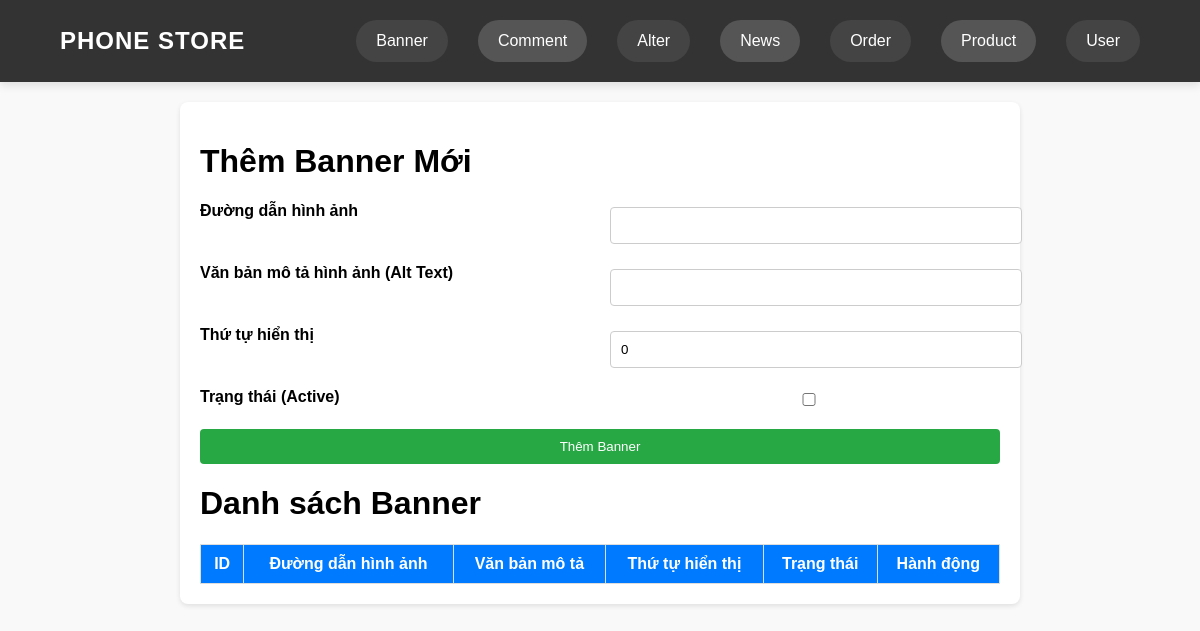
The page /banners_admin.php on the database as committed earlier.
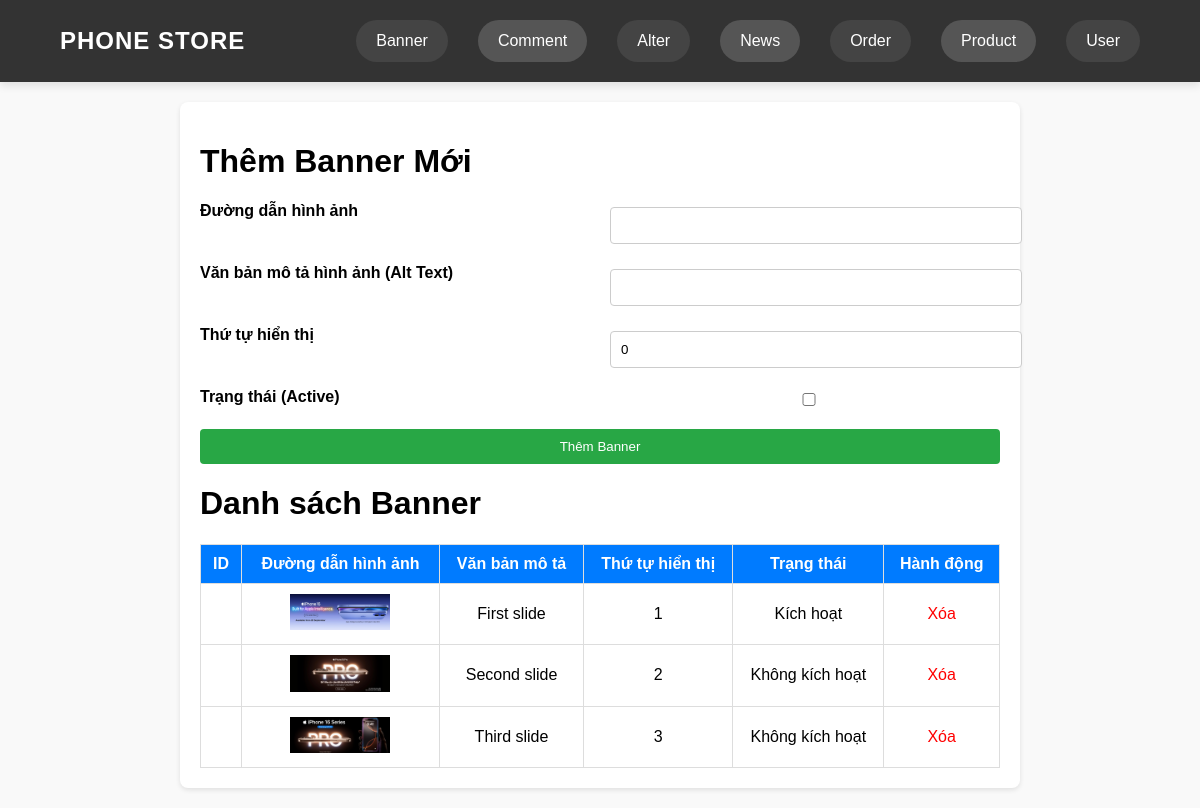
The same page on the database as committed later.
### tables this page shows
CREATE TABLE banners (
    banner_id INT AUTO_INCREMENT PRIMARY KEY, -- ID duy nhất cho từng banner
    image_path VARCHAR(255) NOT NULL,         -- Đường dẫn hình ảnh banner
    alt_text VARCHAR(255) DEFAULT NULL,       -- Văn bản mô tả hình ảnh (dùng cho thuộc tính alt)
    slide_order INT DEFAULT 0,                -- Thứ tự hiển thị của banner
    active BOOLEAN DEFAULT FALSE              -- Trạng thái active của banner (slide đầu tiên sẽ là active)
);

### banners_admin.php (the view, shortened to what this page needs)
<?php
try {
    $db = new PDO('sqlite:phone_store.sqlite');
    $db->setAttribute(PDO::ATTR_ERRMODE, PDO::ERRMODE_EXCEPTION);
} catch (PDOException $e) {
    die("Lỗi kết nối cơ sở dữ liệu: " . $e->getMessage());
}
try {
    $banners = $db->query("SELECT * FROM banners")->fetchAll(PDO::FETCH_ASSOC);
} catch (PDOException $e) {
    die("Lỗi khi lấy danh sách banner: " . $e->getMessage());
}
?>
<!DOCTYPE html>
<html lang="vi">
<head>
    <link rel="stylesheet" href="admin/header_admin.css">
</head>
<body>
<?php include 'admin/header.php'; ?>
    <div class="container">
        <h1>Thêm Banner Mới</h1>
        <form action="" method="POST">
            <label for="image_path">Đường dẫn hình ảnh</label>
            <input type="text" name="image_path" id="image_path" required>
            <label for="alt_text">Văn bản mô tả hình ảnh (Alt Text)</label>
            <input type="text" name="alt_text" id="alt_text">
            <label for="slide_order">Thứ tự hiển thị</label>
            <input type="number" name="slide_order" id="slide_order" value="0" required>
            <label for="active">Trạng thái (Active)</label>
            <input type="checkbox" name="active" id="active">
            <button type="submit" name="submit_banner">Thêm Banner</button>
        </form>
        <h1>Danh sách Banner</h1>
        <table>
            <thead>
                <tr>
                    <th>ID</th>
                    <th>Đường dẫn hình ảnh</th>
                    <th>Văn bản mô tả</th>
                    <th>Thứ tự hiển thị</th>
                    <th>Trạng thái</th>
                    <th>Hành động</th>
                </tr>
            </thead>
            <tbody>
                <?php foreach ($banners as $banner): ?>
                    <tr>
                        <td><?= $banner['banner_id'] ?></td>
                        <td><img src="<?= $banner['image_path'] ?>" alt="<?= $banner['alt_text'] ?>" width="100"></td>
                        <td><?= $banner['alt_text'] ?></td>
                        <td><?= $banner['slide_order'] ?></td>
                        <td><?= $banner['active'] ? 'Kích hoạt' : 'Không kích hoạt' ?></td>
                        <td><a href="?delete_id=<?= $banner['banner_id'] ?>" class="delete-btn">Xóa</a></td>
                    </tr>
                <?php endforeach; ?>
            </tbody>
        </table>
    </div>
</body>
</html>

### admin/header.php (shortened to what this page needs)
<header class="site-header">
        <div class="header-container">
            <a href="admin.php" class="logo">Phone Store</a>
            <nav class="nav-links">
            <a href="banners_admin.php" onclick="setActive(this)">Banner</a>
                <a href="comments_admin.php" onclick="setActive(this)">Comment</a>
                <a href="comparison_admin.php" onclick="setActive(this)">Alter</a>
                <a href="newspaper_admin.php" onclick="setActive(this)">News</a>
                <a href="orders_admin.php" onclick="setActive(this)">Order</a>
                <a href="admin.php" onclick="setActive(this)">Product</a>
                <a href="users_admin.php" onclick="setActive(this)">User</a>
            </nav>
        </div>
    </header>

### admin/header_admin.css (style rules this page uses)
body { font-family: 'Arial', sans-serif; margin: 0; padding: 0; background-color: #f5f5f5; }
.site-header { background-color: #333; color: white; padding: 20px 0; box-shadow: 0 4px 8px rgba(0, 0, 0, 0.1); position: sticky; top: 0; z-index: 1000; }
.header-container { width: 90%; max-width: 1200px; margin: 0 auto; display: flex; justify-content: space-between; align-items: center; }
.logo { font-size: 24px; font-weight: bold; letter-spacing: 1px; text-transform: uppercase; color: #fff; text-decoration: none; }
.nav-links { display: flex; gap: 30px; }
.nav-links a { color: white; text-decoration: none; padding: 12px 20px; border-radius: 30px; background-color: #444; font-size: 16px; transition: background-color 0.3s, transform 0.3s; display: inline-block; text-align: center; }
.nav-links a:nth-child(odd) { background-color: #444; }
.nav-links a:nth-child(even) { background-color: #555; }

### banners_admin.php (style rules this page uses)
body { font-family: Arial, sans-serif; margin: 0; padding: 0; background-color: #f9f9f9; }
.container { max-width: 800px; margin: 20px auto; background: #fff; padding: 20px; border-radius: 8px; box-shadow: 0 2px 5px rgba(0, 0, 0, 0.1); }
table { width: 100%; border-collapse: collapse; margin-top: 20px; }
table th, table td { border: 1px solid #ddd; padding: 10px; text-align: center; }
table th { background-color: #007bff; color: white; }
.delete-btn { color: red; cursor: pointer; text-decoration: none; }
form { display: grid; grid-template-columns: 1fr 1fr; gap: 20px; }
label { font-weight: bold; }
input, textarea, select { width: 100%; padding: 10px; margin-top: 5px; border: 1px solid #ccc; border-radius: 4px; }
button { grid-column: span 2; padding: 10px; background: #28a745; color: #fff; border: none; border-radius: 4px; cursor: pointer; }

Rows that differ between the two databases and show on the page:
added banners: shows a picture, alt_text "First slide", slide_order "1", active "Kích hoạt", alt_text "Second slide", slide_order "2", image_path (picture), alt_text "Third slide", slide_order "3"
